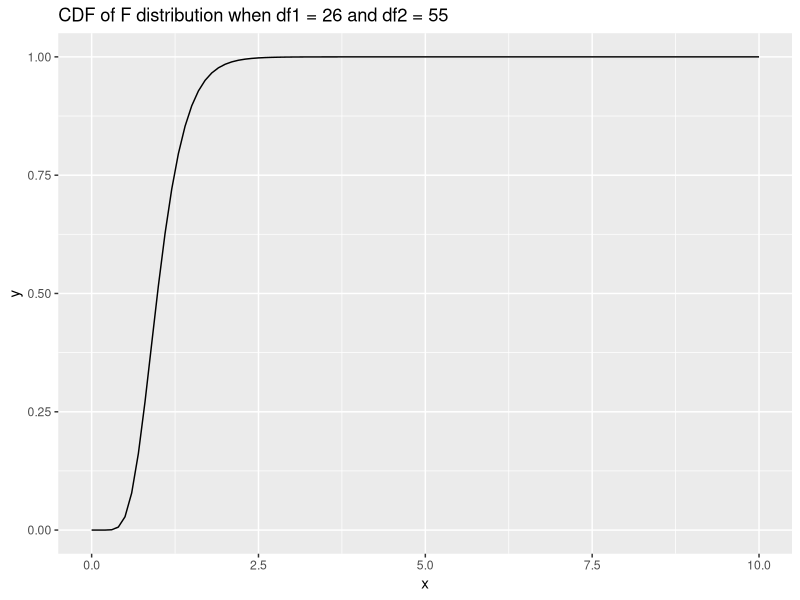

Reproduce this figure in R.
## ---- chunk 1
knitr::opts_chunk$set(echo = T, eval=T,tidy=TRUE, tidy.opts=list(width.cutoff=60))
library(tidyverse)
## ---- chunk 2
    rm(list = ls())
    data <- read.csv("airbnb(1).csv")
    full <- data %>% filter(room_type == "Entire home")
    private <- data %>% filter(room_type == "Private room")
    s1 <- sd(full$price)
    s2 <- sd(private$price)
    n1 <- nrow(full)
    n2 <- nrow(private)
    f <- (s1/s2)^2
    f
    p <- 2*(1 - pf(f, n1 - 1, n2 - 1))
    p
## ---- chunk 3
    rm(list = ls())
    data <- read.csv("airbnb(1).csv")
    full <- data %>% filter(room_type == "Entire home")
    private <- data %>% filter(room_type == "Private room")
    s1 <- sd(full$price)
    s2 <- sd(private$price)
    n1 <- nrow(full)
    n2 <- nrow(private)
    f <- (s2/s1)^2
    f
    p <- 2*(pf(f, n2 - 1, n1 - 1))
    p
## ---- chunk 4
    a <- c(0:10)
    p <- ggplot(data.frame(x = a), aes(x))
    p + geom_function(fun = pf, args = list(df1 = 26, df2 = 55)) + 
      labs(title = "CDF of F distribution when df1 = 26 and df2 = 55")
## ---- chunk 5
    rm(list = ls())
    data <- read.csv("airbnb(1).csv")
    private <- data %>% filter(room_type == "Private room")
    s1 <- sd(private$price)
    n1 <- nrow(private)
    t <- (n1 - 1) * s1^2/(40^2)
    t
    p <- 2*(1-pchisq(t, n1 - 1))
    p
## ---- chunk 6
    rm(list = ls())
    n <- 143
    x <- 95
    mean <- x/n
    # use sample proportion to estimate population proportion
    upper <- mean + qnorm(0.975)*sqrt(mean * (1 - mean)/n)
    lower <- mean - qnorm(0.975)*sqrt(mean * (1 - mean)/n)
    upper
    lower
## ---- chunk 7
    p0 <- 0.74
    z <- (mean - p0)/sqrt(p0*(1-p0)/n)
    p <- 2 * pnorm(-abs(z))
    z
    p
## ---- chunk 8
    rm(list = ls())
    m <- 0.07
    p <- 0.5
    n <- ceiling(((qnorm((1-0.99)/2))^2)*p*(1-p)/(m^2))
    n
## ---- chunk 9
    rm(list = ls())
    # Australians
    p1 <- 32/51
    n1 <- 51
    # Americans
    p2 <- 27/63
    n2 <- 63
    # p_hat
    p_hat <- (n1*p1 + n2*p2)/(n1 + n2)
    p_hat
    # hypothesis test
    s <- sqrt(p_hat*(1 - p_hat)*(1/n1 + 1/n2))
    z <- (p1 - p2)/s
    z
    p_value <- 1 - pnorm(z)
    p_value
## ---- chunk 10
    rm(list = ls())
    A <- c(22, 36, 10)
    M <- c(13, 22, 29)
    S <- c(7, 28, 26)
    mat_obs <- matrix(c(A, M, S), nrow = 3, ncol = 3)
    mat_obs
    chisq.test(mat_obs, correct = F)
## ---- chunk 11
    rm(list = ls())
    data <- read.csv("asthma.csv")
    
## ---- chunk 12
    rm(list = ls())
    bulimia <- read.csv("bulimia.csv")
    bulimic <- bulimia$bulimic
    healthy <- bulimia$health[1:15]
